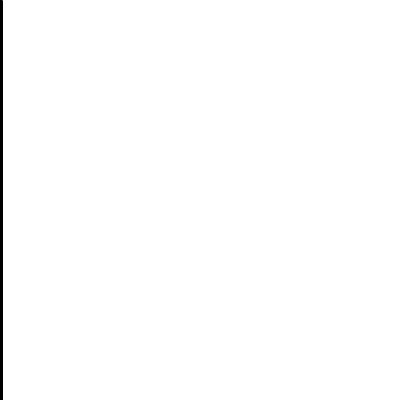
Frame 1 (no input)
Frame 60 (the mouse pressed at the canvas centre just before this capture): identical to frame 1, image omitted
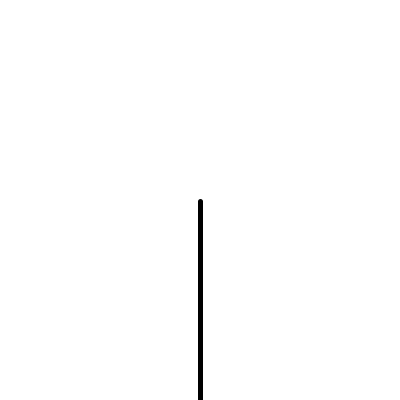
Frame 120 (the mouse held since frame 60 and released just before this capture)

The Processing sketch that drew these frames (run headless with seeded random() and noise(); from frame 60 on, the mouse is pressed at the canvas centre):

// Processing sketch: tentativo_linea_nuovo_bad
// ── tentativo_linea_nuovo_bad.pde
float n;
void setup() {
  size(400, 400);
}

void draw() {
  background(255);
  strokeWeight(5);
  stroke(0);
  for (n = height; n > mouseY; n--)
  {
    line(mouseX, height, mouseX, n);
  }
}
